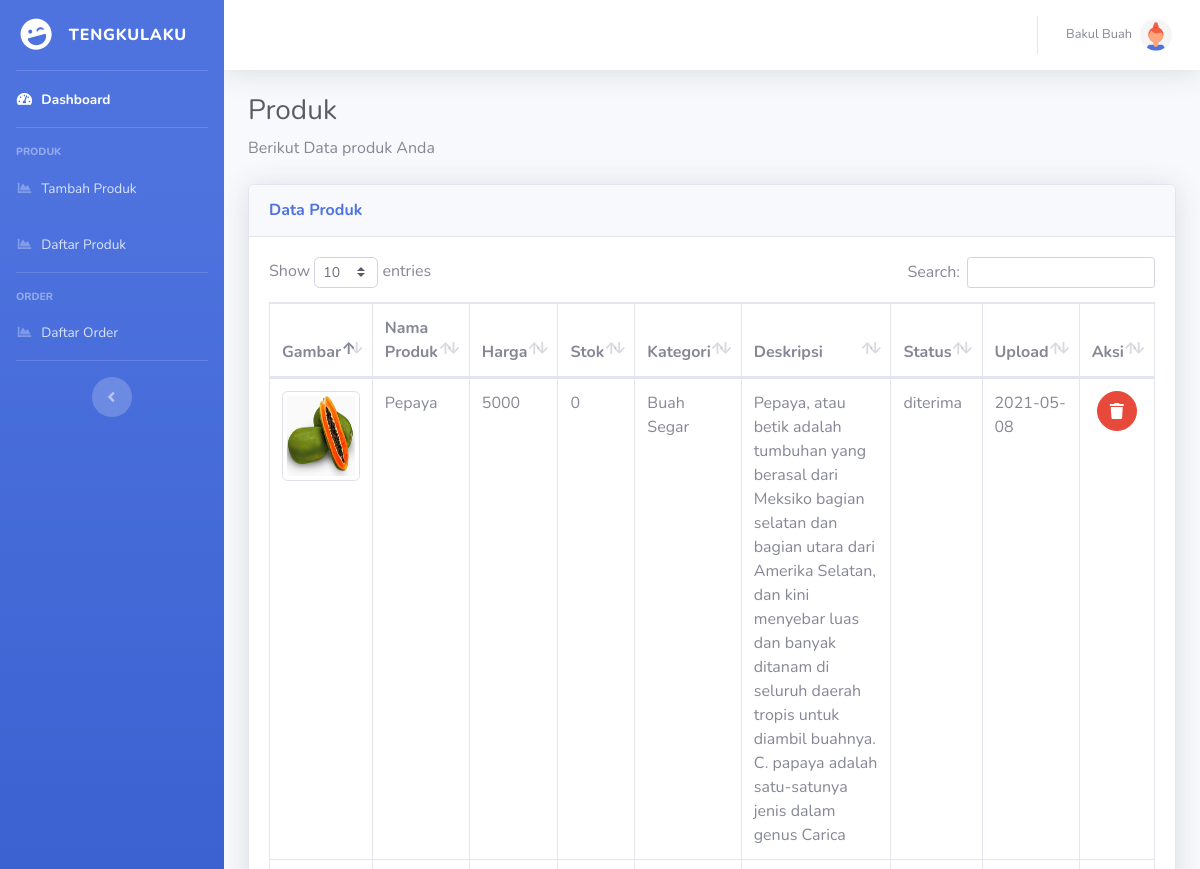
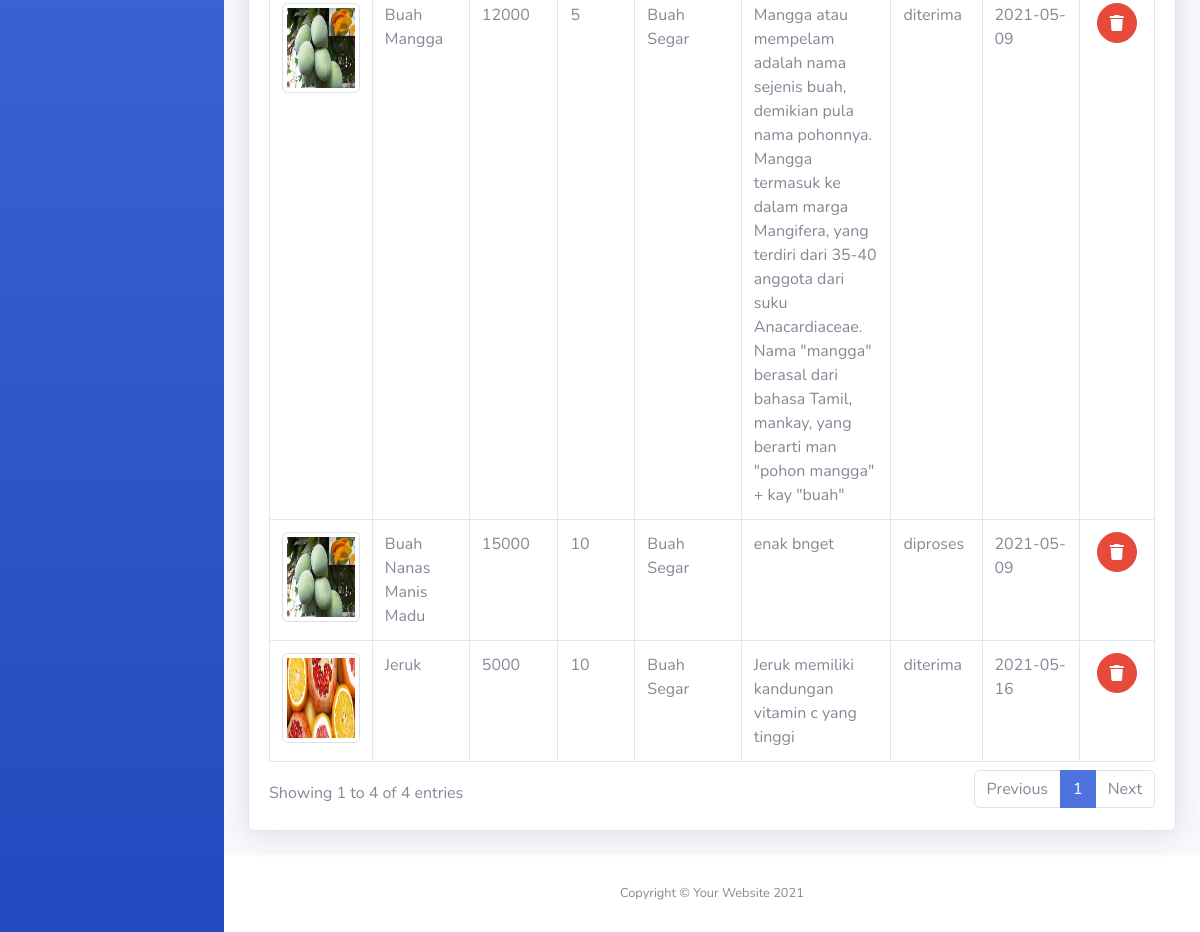
The page /back/index.php?url=daftarProduk (signed in) on the database its author committed (2 pictures, top to bottom).
### tables this page shows
CREATE TABLE `user` (
  `id_user` int(8) NOT NULL,
  `nama` varchar(255) NOT NULL,
  `email` varchar(255) NOT NULL,
  `password` varchar(255) NOT NULL,
  `no_hp` varchar(16) DEFAULT NULL,
  `alamat` text DEFAULT NULL,
  `kota` varchar(255) DEFAULT NULL,
  `provinsi` varchar(255) DEFAULT NULL,
  `profil` varchar(255) DEFAULT NULL,
  `level` enum('admin','seller','customer') NOT NULL,
  `validasi` enum('belum','sudah') NOT NULL
);

CREATE TABLE `produk` (
  `id_produk` int(8) NOT NULL,
  `nama_produk` varchar(255) NOT NULL,
  `harga` int(16) NOT NULL,
  `stok` int(16) NOT NULL,
  `foto` varchar(255) NOT NULL,
  `deskripsi` text NOT NULL,
  `id_kategori` int(8) NOT NULL,
  `tgl_upload` date NOT NULL,
  `verifikasi` enum('diproses','diterima') NOT NULL,
  `id_user` int(8) NOT NULL
);

### back/page/data_produk.php (the view)
<div class="container-fluid">
    <h1 class="h3 mb-2 text-gray-800">Produk</h1>
    <p class="mb-4"> Berikut Data produk Anda</p>
    <div class="card shadow mb-4">
        <div class="card-header py-3">
            <h6 class="m-0 font-weight-bold text-primary">Data Produk</h6>
        </div>
        <div class="card-body">
            <div class="table-responsive">
                <table class="table table-bordered" id="dataTable" width="100%" cellspacing="0">
                    <thead>
                        <tr>
                            <th>Gambar</th>
                            <th>Nama Produk</th>
                            <th>Harga</th>
                            <th>Stok</th>
                            <th>Kategori</th>
                            <th>Deskripsi</th>
                            <th>Status</th>
                            <th>Upload</th>
                            <th>Aksi</th>
                        </tr>
                    </thead>
                    <tbody>
                        <?php
                            $sql = mysqli_query($conn, "SELECT p.*, (SELECT k.nama_kategori FROM kategori k where k.id_kategori = p.id_kategori) as kategori FROM produk p where id_user = " . $_SESSION['id_user']);
                            while ($hasil = mysqli_fetch_array($sql)) :
                        ?>
                        <tr>
                            <td class="text-center"><img src="img/produk/<?= $hasil['foto'] ?>" class="img-thumbnail" alt="..." style="height: 90px; width:160px;"></td>
                            <td><?= $hasil['nama_produk'] ?></td>
                            <td><?= $hasil['harga'] ?></td>
                            <td><?= $hasil['stok'] ?></td>
                            <td><?= $hasil['kategori'] ?></td>
                            <td><?= $hasil['deskripsi'] ?></td>
                            <td><?= $hasil['verifikasi'] ?></td>
                            <td><?= $hasil['tgl_upload'] ?></td>
                            <td class="text-center">
                                <a href="fungsi/hapus.php?id=<?= $hasil['id_produk'] ?>" class="btn btn-danger btn-circle">
                                    <i class="fas fa-trash"></i>
                                </a>
                            </td>
                        </tr>
                        <?php endwhile;?>
                    </tbody>
                </table>
            </div>
        </div>
    </div>
</div>

### back/partials/_navbar.php (shortened to what this page needs)
<nav class="navbar navbar-expand navbar-light bg-white topbar mb-4 static-top shadow">
    <ul class="navbar-nav ml-auto">
        <li class="nav-item dropdown no-arrow">
            <?php
                $sesi=$_SESSION['id_user'];
                $sql = mysqli_query($conn, "SELECT * FROM user WHERE id_user=$sesi");
                while ($hasil = mysqli_fetch_array($sql)) {
              ?>
            <a class="nav-link dropdown-toggle" href="#" id="userDropdown" role="button"
                data-toggle="dropdown" aria-haspopup="true" aria-expanded="false">
                <span class="mr-2 d-none d-lg-inline text-gray-600 small"><?php echo $hasil['nama']; ?></span>
                <img class="img-profile rounded-circle"
                    src="../back/img/profil/<?php echo $hasil['profil'] ?>">
            </a>
        <?php } ?>
        </li>
    </ul>
</nav>

### rows shown on the page
user: nama "Bakul Buah", profil (picture)
produk: foto (picture), nama_produk "Pepaya", harga "5000", stok "0", kategori "Buah Segar", deskripsi "Pepaya, atau betik adalah tumbuhan yang berasal dari Meksiko bagian selatan dan bagian utara dari Amerika Selatan, dan kini menyebar luas dan banyak ditanam di seluruh daerah tropis untuk diambil buahnya. C. papaya adalah satu-satunya jenis dalam genus Carica", verifikasi "diterima", tgl_upload "2021-05-08"
produk: foto (picture), nama_produk "Buah Mangga", harga "12000", stok "5", kategori "Buah Segar", deskripsi "Mangga atau mempelam adalah nama sejenis buah, demikian pula nama pohonnya. Mangga termasuk ke dalam marga Mangifera, yang terdiri dari 35-40 anggota dari suku Anacardiaceae. Nama \"mangga\" berasal dari bahasa Tamil, mankay, yang berarti man \"pohon mangga\" + kay \"buah\"", verifikasi "diterima", tgl_upload "2021-05-09"
produk: foto (picture), nama_produk "Buah Nanas Manis Madu", harga "15000", stok "10", kategori "Buah Segar", deskripsi "enak bnget", verifikasi "diproses", tgl_upload "2021-05-09"
produk: foto (picture), nama_produk "Jeruk", harga "5000", stok "10", kategori "Buah Segar", deskripsi "Jeruk memiliki kandungan vitamin c yang tinggi", verifikasi "diterima", tgl_upload "2021-05-16"
